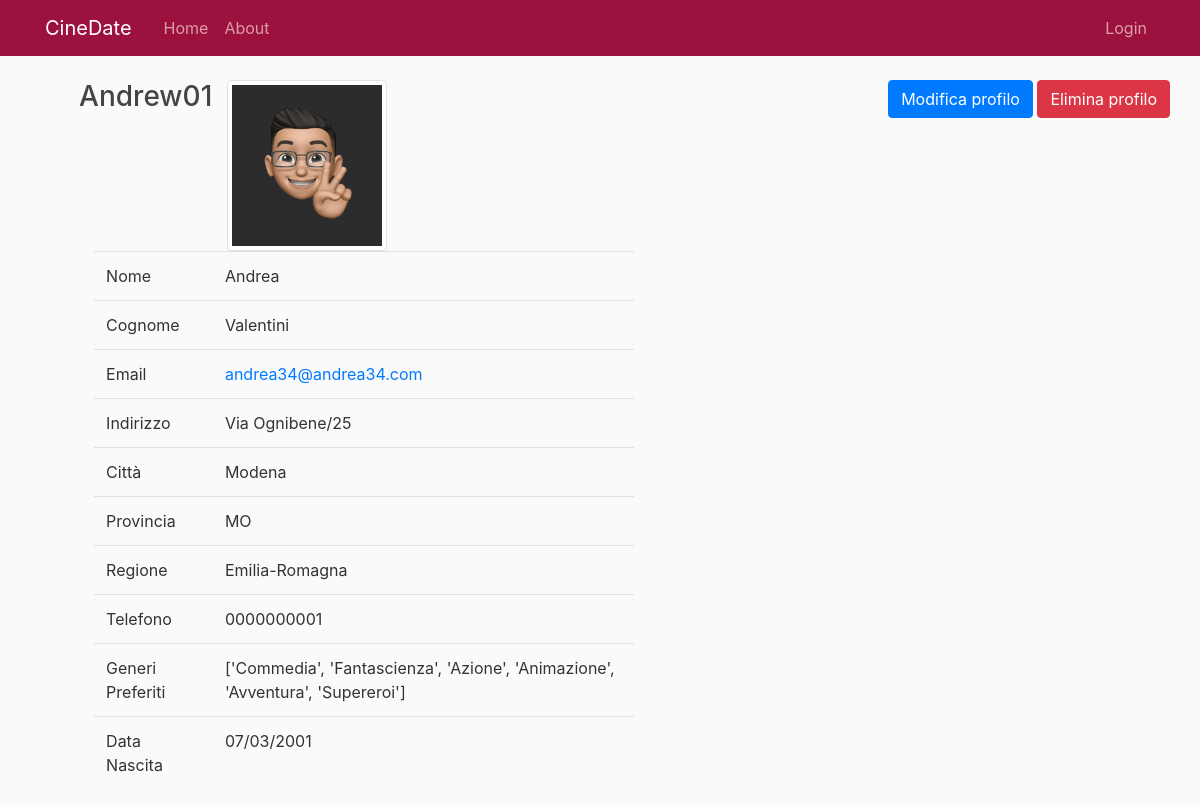
Screenshot of /utenti/profilo/2/ with the database file from the repository.
### utenti/models.py (models this page shows, shortened)
class Profile(models.Model):
    user = models.OneToOneField(User, on_delete=models.CASCADE)
    indirizzo = models.CharField(max_length=100)
    citta = models.CharField(max_length=50)
    sesso=models.CharField(max_length=10,default="")
    data_nascita=models.DateField(null=True)
    provincia = models.CharField(max_length=2)
    regione = models.CharField(max_length=50)
    latitudine = models.FloatField(null=True, default=0, blank=True)
    longitudine = models.FloatField(null=True, default=0, blank=True)
    telefono = models.CharField(max_length=20)
    foto_profilo = models.FileField(null=True, default='', blank=True)
    guidatore = models.BooleanField(default=False)
    posti_macchina=models.IntegerField(default=0)
    generi_preferiti =models.CharField(max_length=500,default="")
    feedback_user=models.FloatField(default=0)
    feedback_guidatore=models.FloatField(default=0)
    def foto_profilo_or_default(self, default_path=static("/images/user_default.jpg")):
        if self.foto_profilo:
            return settings.MEDIA_URL + str(self.foto_profilo)
        return default_path
    class Meta:
        verbose_name = 'Profile'
        verbose_name_plural = 'Profiles'

### utenti/views.py (the view)
# urls.py: path('profilo/<int:oid>/', views.view_profile, name='view_profile'),
def view_profile(request,oid):
    if nega_accesso_senza_profilo(request):
        return HttpResponseRedirect(reverse('utenti:oauth_utente'))
    user = User.objects.filter(id=oid).first()
    if user is None:
        raise Http404
    user_profile = Profile.objects.filter(user=user.pk).first()
    if user_profile is None:
        raise Http404
    context = {
        'view_user': user,
        'user_profile': user_profile,
        'base_template': 'main/base_site.html'
    }
    return render(request, 'utenti/profilo.html', context)

### main/views.py (called while the page is built)
def nega_accesso_senza_profilo(request):
    if request.user.is_authenticated:
        profilo = Profile.objects.get(user=request.user.id)
        if len(profilo.indirizzo) == 0:
            return True
    return False

### utenti/templates/utenti/profilo.html (shortened to what this page needs)
{% extends base_template %}
{% block body %}
{% load static%}
<div class="container">
    <div class="row justify-content-center">
        <div class="col-xs-12 col-sm-12 col-md-6 col-lg-8 toppad" style="float: none; margin: 0 auto;">
            <div class="panel panel-info">
                <div class="row">
                <div class="panel-heading">
                    <h3 class="panel-title">{{ view_user.username }}</h3>
                </div>
                <div class="col-md-3 col-lg-3 " align="center">
                 <img alt="Foto profilo" src="{{ user_profile.foto_profilo_or_default }}" class="img-thumbnail"></div>
                </div>
                <div class="panel-body">
                    <div class="row">
                        <div class=" col-md-9 col-lg-9 ">
                            <table class="table table-user-information">
                                <tbody>
                                    <tr>
                                        <td>Nome</td>
                                        <td>{{ view_user.first_name }}</td>
                                    </tr>
                                    <tr>
                                        <td>Cognome</td>
                                        <td>{{ view_user.last_name }}</td>
                                    </tr>
                                    <tr>
                                        <td>Email</td>
                                        <td><a href="mailto:{{ view_user.email }}">{{ view_user.email }}</a></td>
                                    </tr>
                                    <tr>
                                        <td>Indirizzo</td>
                                        <td>{{ user_profile.indirizzo }}</td>
                                    </tr>
                                    <tr>
                                        <td>Città</td>
                                        <td>{{ user_profile.citta }}</td>
                                    </tr>
                                    <tr>
                                        <td>Provincia</td>
                                        <td>{{ user_profile.provincia }}</td>
                                    </tr>
                                    <tr>
                                        <td>Regione</td>
                                        <td>{{ user_profile.regione }}</td>
                                    </tr>
                                    <tr>
                                        <td>Telefono</td>
                                        <td>{{ user_profile.telefono }}</td>
                                    </tr>
                                    <tr>
                                        <td>Generi Preferiti</td>
                                        <td>{{ user_profile.generi_preferiti}}</td>
                                    </tr>
                                    <tr>
                                        <td>Data Nascita</td>
                                        <td>{{ user_profile.data_nascita|date:"d/m/Y"}}</td>
                                    </tr>
                                </tbody>
                            </table>
                        </div>
                    </div>
                </div>
            </div>
        </div>
         <div class="panel-footer">
                <span class="pull-right">
                    <a href="{% url 'utenti:edit_profile' oid=user.pk %}" class="btn btn-primary">
                        Modifica profilo</a>
                    <a href="{% url 'utenti:elimina_profilo' oid=user.pk %}" class="btn btn-danger">
                                Elimina profilo</a>
                        </span>
                </div>
    </div>
</div>
{% endblock %}

### inviti/static/inviti/main.css (style rules this page uses)
body { background: #fafafa; color: #333333; margin-top: 5rem; }
h1, h2, h3, h4, h5, h6 { color: #444444; }

### inviti/static/inviti/style.css (style rules this page uses)
*, *::before *::after { margin: 0; padding: 0; box-sizing: border-box; }
img { width: 100%; }

### rows the page displays
Profile: foto_profilo_or_default (picture), indirizzo "Via Ognibene/25", citta "Modena", provincia "MO", regione "Emilia-Romagna", telefono "0000000001", generi_preferiti "['Commedia', 'Fantascienza', 'Azione', 'Animazione', 'Avventura', 'Supereroi']", data_nascita "07/03/2001"

### other values shown
{{ view_user.username }} "Andrew01"
{{ view_user.first_name }} "Andrea"
{{ view_user.last_name }} "Valentini"
{{ view_user.email }} "andrea34@andrea34.com"
